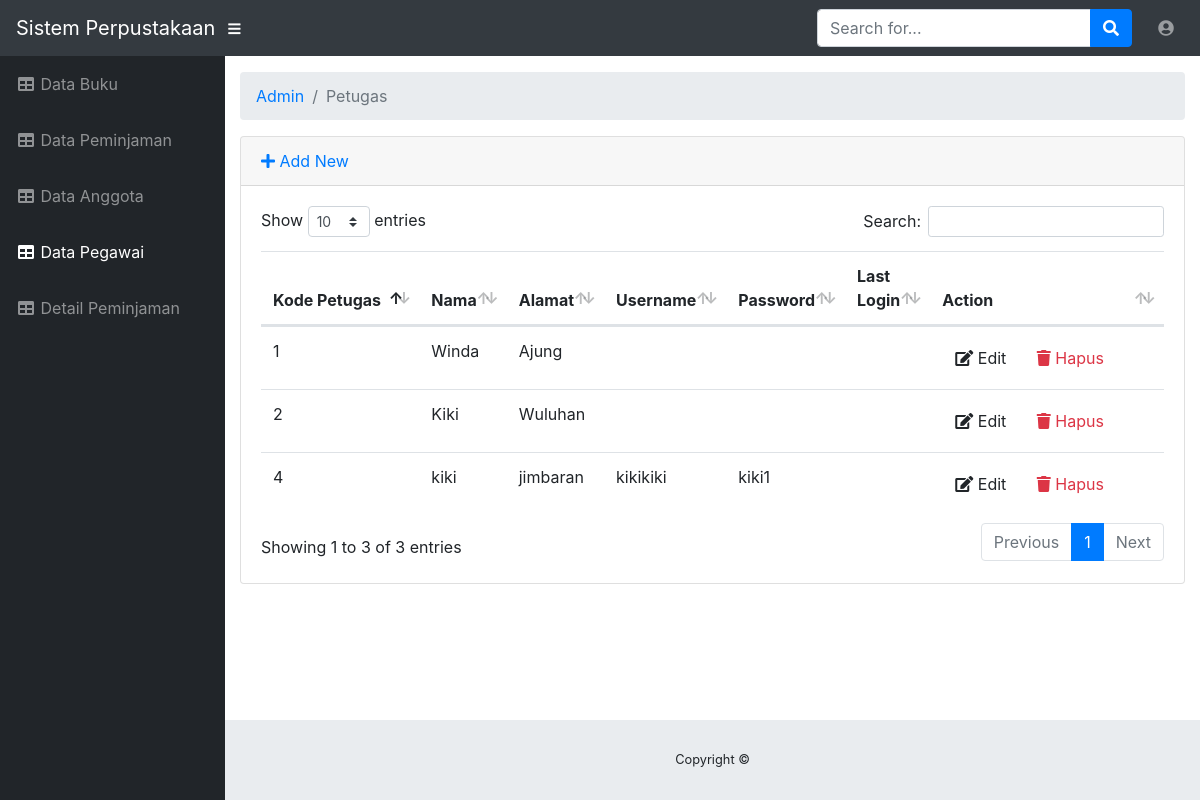
Page /index.php/admin/petugas on the committed database.
### tables this page shows
CREATE TABLE `petugas` (
  `kd_petugas` int(11) NOT NULL,
  `nama` varchar(50) DEFAULT NULL,
  `alamat` varchar(50) DEFAULT NULL,
  `username` varchar(25) DEFAULT NULL,
  `PASSWORD` varchar(25) DEFAULT NULL,
  `last_login` date DEFAULT NULL
);

### application/controllers/admin/Petugas.php (called while the page is built, shortened)
<?php
class Petugas extends CI_Controller
{
    public function __construct()
    {
        $this->load->model('petugas_model');
    }
    public function index()
    {
        $data["petugas"] = $this->petugas_model->getAll();
        $this->load->view("admin/petugas/list", $data);
    }
}

### index.php (called while the page is built, shortened)
<?php
require_once BASEPATH.'core/CodeIgniter.php';

### application/models/Petugas_model.php (called while the page is built, shortened)
<?php
	class Petugas_model extends CI_Model
	{
		private $_table = "petugas";
		public function getAll(){
			return $this->db->get($this->_table)->result();
		}
   		}
?>

### application/views/admin/petugas/list.php (the view, shortened to what this page needs)
<!DOCTYPE html>
<html lang="en">
<head>
</head>
<body id="page-top">
	<div id="wrapper">
		<div id="content-wrapper">
			<div class="container-fluid">
				<div class="card mb-3">
					<div class="card-header">
						<a href="<?php echo site_url('admin/petugas/add') ?>"><i class="fas fa-plus"></i> Add New</a>
					</div>
					<div class="card-body">
						<div class="table-responsive">
							<table class="table table-hover" id="dataTable" width="100%" cellspacing="0">
								<thead>
									<tr>
										<th>Kode Petugas</th>
										<th>Nama</th>
										<th>Alamat</th>
										<th>Username</th>
										<th>Password</th>
										<th>Last Login</th>
										<th>Action</th>
									</tr>
								</thead>
								<tbody>
									<?php foreach ($petugas as $petugas): ?>
									<tr>
										<td width="150">
											<?php echo $petugas->kd_petugas ?>
										</td>
										<td>
											<?php echo $petugas->nama ?>
										</td>
										<td>
											<?php
												echo $petugas->alamat
											?>
										</td>
										<td>
											<?php
												echo $petugas->username
											?>
										</td>
										<td>
											<?php
												echo $petugas->PASSWORD
											?>
										</td>
										<td>
										</td>
										<td width="250">
											<a href="<?php echo site_url('admin/petugas/edit/'.$petugas->kd_petugas) ?>"
											 class="btn btn-small"><i class="fas fa-edit"></i> Edit</a>
											<a
											 href="<?php echo site_url('admin/petugas/delete/').$petugas->kd_petugas?>" class="btn btn-small text-danger"><i class="fas fa-trash"></i> Hapus</a>
										</td>
									</tr>
									<?php endforeach; ?>
								</tbody>
							</table>
						</div>
					</div>
				</div>
			</div>
		</div>
	</div>
</body>
</html>

### rows in the picture
petugas: kd_petugas "1", nama "Winda", alamat "Ajung"
petugas: kd_petugas "2", nama "Kiki", alamat "Wuluhan"
petugas: kd_petugas "4", nama "kiki", alamat "jimbaran", username "kikikiki", PASSWORD "kiki1"

### other values in the picture
$segment "Admin"
$segment "Petugas"
